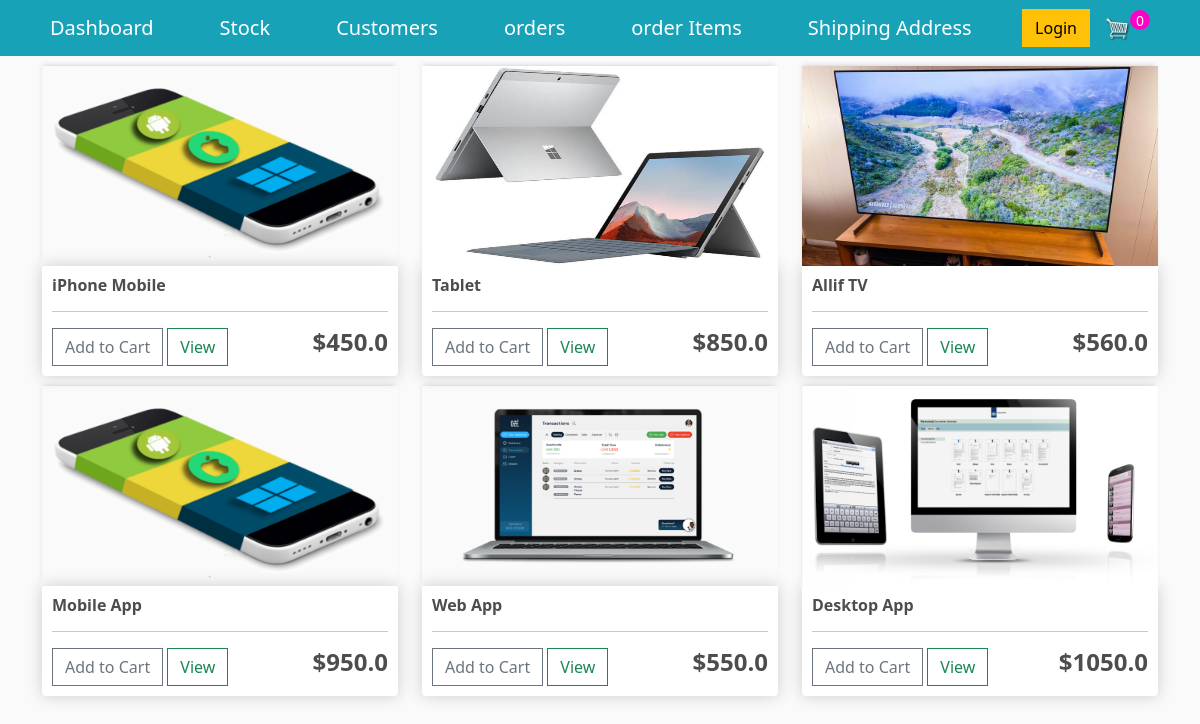
Page /eshop/ on the committed database.
### allifmaalwebapp/models.py (models this page shows, shortened)
class ProductTable4(models.Model):
    product_name = models.CharField(max_length=255, null=True)
    product_quantity = models.IntegerField(default=0,null=True,blank=True)
    product_price=models.DecimalField(max_digits=7,decimal_places=2)
    digital = models.BooleanField(default=False,blank=True, null=True)#If the item is digital, we dont need to ship
    product_image=models.ImageField(upload_to='static/images/',null=True, blank=True)
    @property
    def imageOnlineProductURL(self):
        try:
            url=self.product_image.url
        except:
            url=''
        return url

### allifmaalwebapp/views.py (the view)
# urls.py: path('eshop/',views.eshop,name='eshop'),
def eshop(request):
    title="Welcome To Allifmaal Online Shopping"
    header="Allifmaal Online Shopping"
    items = ProductTable4.objects.all()
    context={
        "title": title,
        "header":header,
        "items":items,
        }
    return render(request,'eshop/eshop.html',context)

### allifmaalwebapp/templates/eshop/eshop.html
{% extends "eshop/base_eshop.html" %}
{% load static %}
{% block content %}
<div class="row">
      {% for item in items %}
	<div class="col-lg-4">
        <img class="thumbnail" src="{{item.imageOnlineProductURL}}" >
		<div class="box-element product">
            <h6><strong>{{item.product_name}}</strong></h6>
            <hr>
            <button  class="btn btn-outline-secondary add-btn">Add to Cart</button>
            <a class="btn btn-outline-success" href="#">View</a>
            <h4 style="display: inline-block; float: right"><strong>${{item.product_price|floatformat:1}}</strong></h4>
		</div>
	</div>
      {% endfor %}
</div>
{% endblock %}

### allifmaalwebapp/templates/eshop/base_eshop.html (shortened to what this page needs)
<!DOCTYPE html>
{% load static %}
<html>
<head>
<link href="https://cdn.jsdelivr.net/npm/bootstrap@5.0.2/dist/css/bootstrap.min.css" rel="stylesheet"
integrity="sha384-EVSTQN3/azprG1Anm3QDgpJLIm9Nao0Yz1ztcQTwFspd3yD65VohhpuuCOmLASjC">
<link rel="stylesheet" type="text/css" href="{% static 'css/eshop_mainstyle.css' %}">
</head>
<body>
    <nav class="navbar navbar-expand-lg navbar-dark bg-dark">
        <a class="navbar-brand" href="{% url 'dashboard' %}" style="margin-left: 50px">Dashboard</a>
        <a class="navbar-brand" href="{% url 'stock_online' %}" style="margin-left: 50px">Stock</a>
        <a class="navbar-brand" href="{% url 'customer_online' %}" style="margin-left: 50px">Customers</a>
        <a class="navbar-brand" href="{% url 'orders_online' %}" style="margin-left: 50px">orders</a>
        <a class="navbar-brand" href="{% url 'order_online_items' %}" style="margin-left: 50px">order Items</a>
        <a class="navbar-brand" href="{% url 'shipping_address_online' %}" style="margin-left: 50px">Shipping Address</a>
            <div class="form-inline my-2 my-lg-0">
                <a href="#"class="btn btn-warning">Login</a>
              </div>
                <a href="{% url 'cart' %}">
                   <img  id="cart-icon" src="{% static 'images/cart.png' %}" >
               </a>
               <p id="cart-total" style="margin-right: 50px">{{cartItems}}0</p>
      </nav>
    <div class="container">
        {% block content %}
        {% endblock %}
    </div>
</body>
</html>

### allifmaalwebapp/static/css/eshop_mainstyle.css (style rules this page uses)
body { background-color: hsl(0, 0%, 98%); }
h1,h2,h3,h4,h5,h6 { color:hsl(0, 0%, 30%); }
.box-element { box-shadow:hsl(0, 0%, 80%) 0 0 16px; background-color: #fff; border-radius: 4px; padding: 10px; }
.thumbnail { width: 100%; height: 200px; -webkit-box-shadow: -1px -3px 5px -2px rgba(214,214,214,1); -moz-box-shadow: -1px -3px 5px -2px rgba(214,214,214,1); box-shadow: -1px -3px 5px -2px rgba(214,214,214,1); }
.product { border-radius: 0 0 4px 4px; }
.bg-dark { background-color: #17A2B8!important; }
#cart-icon { width:25px; display: inline-block; margin-left: 15px; }
#cart-total { display: block; text-align: center; color:#fff; background-color: rgb(255, 0, 200); width: 20px; height: 20px; border-radius: 50%; font-size: 14px; }
.col-lg-4, .col-lg-6, .col-lg-8, .col-lg-12 { margin-top: 10px; }
.btn { border-radius: 0; }

### rows in the picture
ProductTable4: imageOnlineProductURL (picture), product_name "iPhone Mobile", product_price "450.0"
ProductTable4: imageOnlineProductURL (picture), product_name "Tablet", product_price "850.0"
ProductTable4: imageOnlineProductURL (picture), product_name "Allif TV", product_price "560.0"
ProductTable4: imageOnlineProductURL (picture), product_name "Mobile App", product_price "950.0"
ProductTable4: imageOnlineProductURL (picture), product_name "Web App", product_price "550.0"
ProductTable4: imageOnlineProductURL (picture), product_name "Desktop App", product_price "1050.0"
